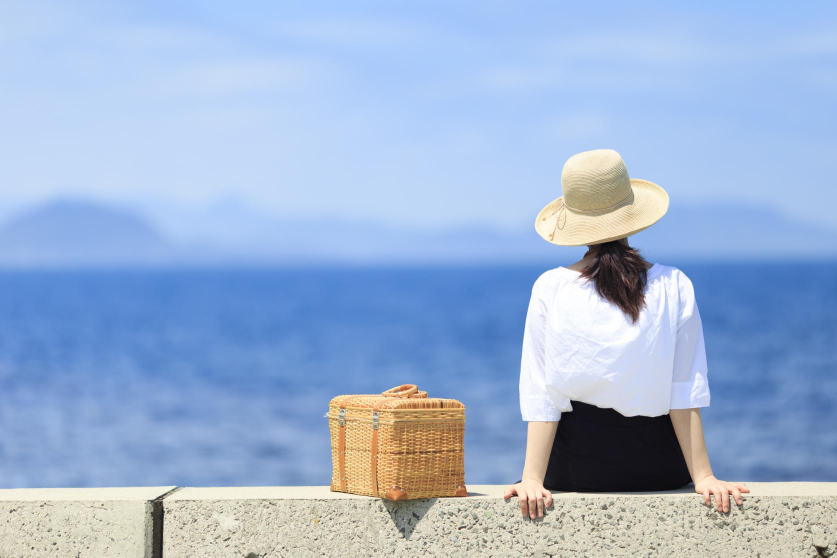
#> input picture 24. 사진을 그림으로 변환하기 (OpenCV)/여행사진.jpeg, 1673 x 1115 px (shown at 1/2 size)
$ python main24-1.py
#> lines starting #> are read from the running program, lines starting #| are printed output that depends on the picture
import numpy as np
import cv2

if __name__ == '__main__':


    ff = np.fromfile(r'./여행사진.jpeg', np.uint8)
    img = cv2.imdecode(ff, cv2.IMREAD_UNCHANGED)
#> img is the input picture: shape (1115, 1673, 3); mean B, G, R 212.2, 180.1, 157.9
    img = cv2.resize(img, dsize=(0, 0), fx=1.0, fy=1.0, interpolation=cv2.INTER_LINEAR)

    cartoon_img = cv2.stylization(img, sigma_s=100, sigma_r=0.1)
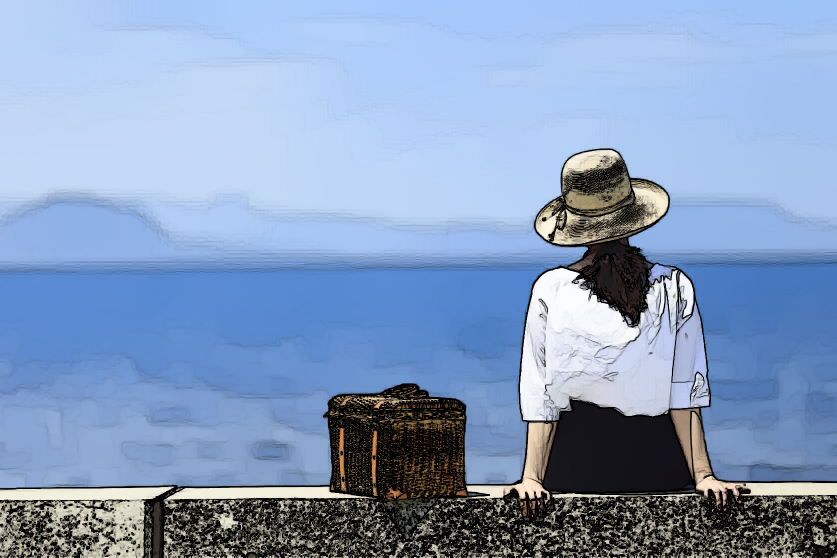
#> cartoon_img: shape (1115, 1673, 3) (shown at 1/2 size); mean B, G, R 190.4, 156.3, 133

    cv2.imshow('cartoon view', cartoon_img)
    cv2.waitKey(0)
    cv2.destroyAllWindows()
